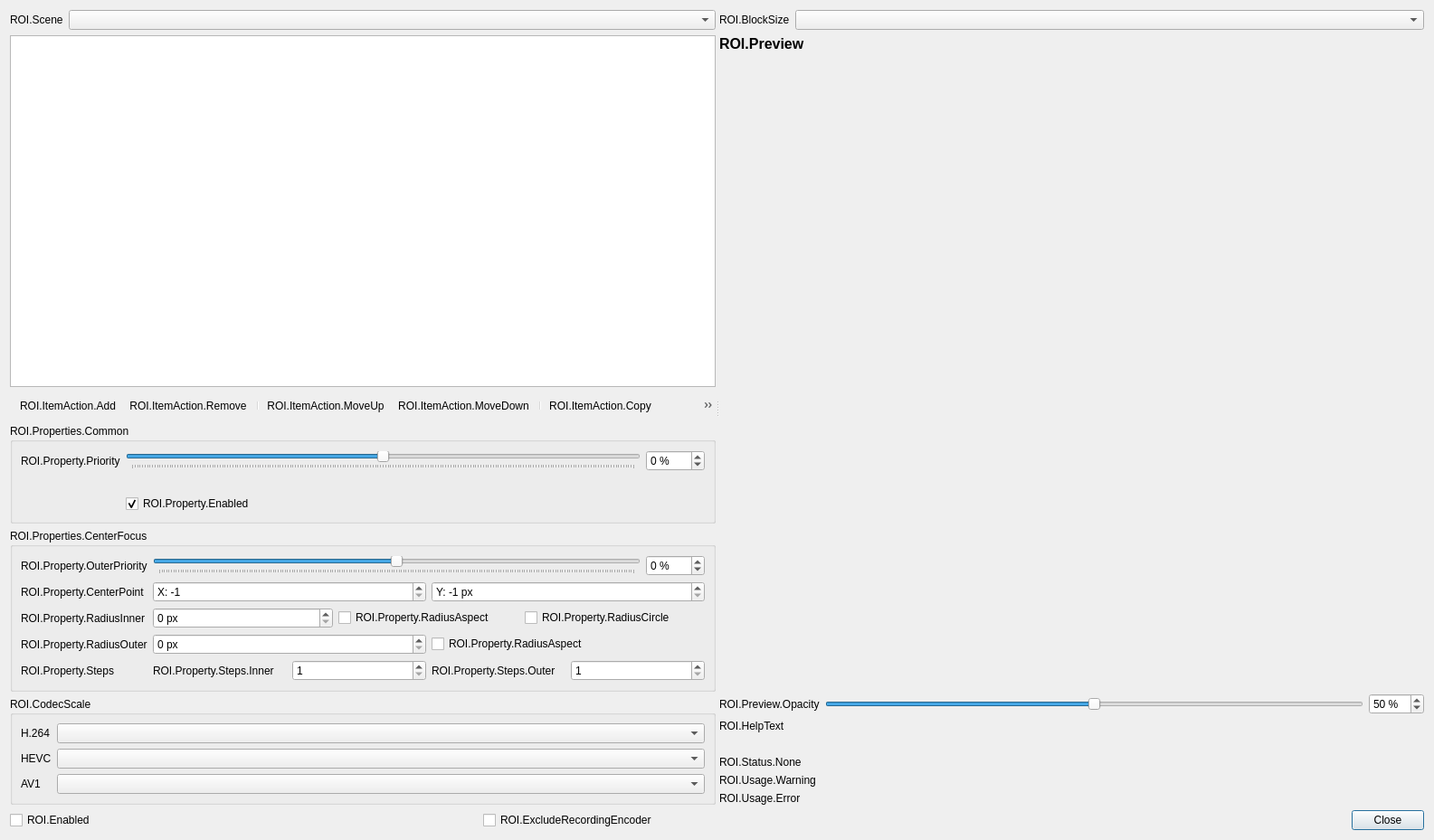
<?xml version="1.0" encoding="UTF-8"?>
<ui version="4.0">
 <class>ROIEditor</class>
 <widget class="QDialog" name="ROIEditor">
  <property name="geometry">
   <rect>
    <x>0</x>
    <y>0</y>
    <width>1585</width>
    <height>929</height>
   </rect>
  </property>
  <property name="windowTitle">
   <string>ROIEditor</string>
  </property>
  <layout class="QVBoxLayout" name="verticalLayout">
   <item>
    <widget class="QSplitter" name="splitter">
     <property name="sizePolicy">
      <sizepolicy hsizetype="Expanding" vsizetype="Expanding">
       <horstretch>0</horstretch>
       <verstretch>1</verstretch>
      </sizepolicy>
     </property>
     <property name="orientation">
      <enum>Qt::Orientation::Horizontal</enum>
     </property>
     <widget class="QWidget" name="layoutWidget">
      <layout class="QVBoxLayout" name="editLayout">
       <item>
        <layout class="QHBoxLayout" name="horizontalLayout_3">
         <item>
          <widget class="QLabel" name="label">
           <property name="sizePolicy">
            <sizepolicy hsizetype="Preferred" vsizetype="Preferred">
             <horstretch>0</horstretch>
             <verstretch>0</verstretch>
            </sizepolicy>
           </property>
           <property name="text">
            <string>ROI.Scene</string>
           </property>
           <property name="buddy">
            <cstring>sceneSelect</cstring>
           </property>
          </widget>
         </item>
         <item>
          <widget class="QComboBox" name="sceneSelect">
           <property name="toolTip">
            <string>ROI.Tooltip.Scene</string>
           </property>
           <property name="sizePolicy">
            <sizepolicy hsizetype="MinimumExpanding" vsizetype="Fixed">
             <horstretch>0</horstretch>
             <verstretch>0</verstretch>
            </sizepolicy>
           </property>
          </widget>
         </item>
        </layout>
       </item>
       <item>
        <widget class="QListWidget" name="roiList">
         <property name="toolTip">
          <string>ROI.Tooltip.RegionList</string>
         </property>
         <property name="sizePolicy">
          <sizepolicy hsizetype="Expanding" vsizetype="Expanding">
           <horstretch>0</horstretch>
           <verstretch>2</verstretch>
          </sizepolicy>
         </property>
        </widget>
       </item>
       <item>
        <widget class="QToolBar" name="roiListToolbar">
         <property name="iconSize">
          <size>
           <width>16</width>
           <height>16</height>
          </size>
         </property>
         <property name="floatable">
          <bool>false</bool>
         </property>
         <addaction name="actionAddRoi"/>
         <addaction name="actionRemoveRoi"/>
         <addaction name="separator"/>
         <addaction name="actionRoiUp"/>
         <addaction name="actionRoiDown"/>
         <addaction name="separator"/>
         <addaction name="actionCopyRegions"/>
         <addaction name="actionImportRegions"/>
         <addaction name="actionExportRegions"/>
        </widget>
       </item>
       <item>
        <widget class="QGroupBox" name="roiCommonPropertiesGroupBox">
         <property name="title">
          <string>ROI.Properties.Common</string>
         </property>
         <layout class="QFormLayout" name="formLayout_3">
          <item row="0" column="0">
           <widget class="QLabel" name="roiPropPriorityLabel">
            <property name="text">
             <string>ROI.Property.Priority</string>
            </property>
            <property name="buddy">
             <cstring>roiPropPrioritySlider</cstring>
            </property>
           </widget>
          </item>
          <item row="0" column="1">
           <layout class="QHBoxLayout" name="horizontalLayout_7">
            <item>
             <widget class="QSlider" name="roiPropPrioritySlider">
              <property name="toolTip">
               <string>ROI.Tooltip.Priority</string>
              </property>
              <property name="minimum">
               <number>-100</number>
              </property>
              <property name="maximum">
               <number>100</number>
              </property>
              <property name="tracking">
               <bool>true</bool>
              </property>
              <property name="orientation">
               <enum>Qt::Orientation::Horizontal</enum>
              </property>
              <property name="tickPosition">
               <enum>QSlider::TickPosition::TicksBelow</enum>
              </property>
             </widget>
            </item>
            <item>
             <widget class="QSpinBox" name="roiPropPrioritySpinbox">
              <property name="toolTip">
               <string>ROI.Tooltip.Priority</string>
              </property>
              <property name="suffix">
               <string notr="true"> %</string>
              </property>
              <property name="minimum">
               <number>-100</number>
              </property>
              <property name="maximum">
               <number>100</number>
              </property>
             </widget>
            </item>
           </layout>
          </item>
          <item row="1" column="1">
           <widget class="QLabel" name="roiPropPriorityHint">
            <property name="sizePolicy">
             <sizepolicy hsizetype="Ignored" vsizetype="Preferred">
              <horstretch>0</horstretch>
              <verstretch>0</verstretch>
             </sizepolicy>
            </property>
            <property name="toolTip">
             <string>ROI.Tooltip.PriorityHint</string>
            </property>
            <property name="text">
             <string/>
            </property>
            <property name="wordWrap">
             <bool>true</bool>
            </property>
           </widget>
          </item>
          <item row="2" column="1">
           <widget class="QCheckBox" name="roiPropEnabled">
            <property name="toolTip">
             <string>ROI.Tooltip.RegionEnabled</string>
            </property>
            <property name="text">
             <string>ROI.Property.Enabled</string>
            </property>
            <property name="checked">
             <bool>true</bool>
            </property>
           </widget>
          </item>
         </layout>
        </widget>
       </item>
       <item>
        <widget class="QStackedWidget" name="roiPropertiesStack">
         <property name="sizePolicy">
          <sizepolicy hsizetype="Preferred" vsizetype="Preferred">
           <horstretch>0</horstretch>
           <verstretch>0</verstretch>
          </sizepolicy>
         </property>
         <property name="currentIndex">
          <number>1</number>
         </property>
         <widget class="QGroupBox" name="roiSceneItemPropertiesGroupBox">
          <property name="title">
           <string>ROI.Properties.SceneItem</string>
          </property>
          <layout class="QFormLayout" name="formLayout_4">
           <item row="0" column="0">
            <widget class="QLabel" name="roiPropSceneItemLabel">
             <property name="text">
              <string>ROI.Property.SceneItem</string>
             </property>
             <property name="buddy">
              <cstring>roiPropSceneItem</cstring>
             </property>
            </widget>
           </item>
           <item row="0" column="1">
            <widget class="QComboBox" name="roiPropSceneItem">
             <property name="toolTip">
              <string>ROI.Tooltip.SceneItem</string>
             </property>
             <property name="placeholderText">
              <string>ROI.Property.SceneItem.NoSelection</string>
             </property>
            </widget>
           </item>
           <item row="1" column="0">
            <widget class="QLabel" name="label_8">
             <property name="text">
              <string>ROI.Property.Smoothing</string>
             </property>
             <property name="buddy">
              <cstring>roiPropSceneItemSmoothing</cstring>
             </property>
            </widget>
           </item>
           <item row="1" column="1">
            <layout class="QHBoxLayout" name="horizontalLayout_15">
             <item>
              <widget class="QComboBox" name="roiPropSceneItemSmoothing">
               <property name="toolTip">
                <string>ROI.Tooltip.Smoothing</string>
               </property>
              </widget>
             </item>
             <item>
              <widget class="QSpinBox" name="roiPropSceneItemSmoothingSteps">
               <property name="toolTip">
                <string>ROI.Tooltip.SmoothingSteps</string>
               </property>
               <property name="suffix">
                <string>ROI.Property.Smoothing.StepsSuffix</string>
               </property>
               <property name="minimum">
                <number>1</number>
               </property>
               <property name="maximum">
                <number>100</number>
               </property>
              </widget>
             </item>
            </layout>
           </item>
           <item row="2" column="0">
            <widget class="QLabel" name="label_9">
             <property name="text">
              <string>ROI.Property.Smoothing.Priority</string>
             </property>
             <property name="buddy">
              <cstring>roiPropSceneItemSmoothingPriority</cstring>
             </property>
            </widget>
           </item>
           <item row="2" column="1">
            <layout class="QHBoxLayout" name="horizontalLayout_16">
             <item>
              <widget class="QSlider" name="roiPropSceneItemSmoothingPriority">
               <property name="toolTip">
                <string>ROI.Tooltip.SmoothingPriority</string>
               </property>
               <property name="minimum">
                <number>-100</number>
               </property>
               <property name="maximum">
                <number>100</number>
               </property>
               <property name="orientation">
                <enum>Qt::Orientation::Horizontal</enum>
               </property>
              </widget>
             </item>
             <item>
              <widget class="QSpinBox" name="roiPropSceneItemSmoothingPrioritySb">
               <property name="toolTip">
                <string>ROI.Tooltip.SmoothingPriority</string>
               </property>
               <property name="suffix">
                <string> %</string>
               </property>
               <property name="minimum">
                <number>-100</number>
               </property>
               <property name="maximum">
                <number>100</number>
               </property>
              </widget>
             </item>
            </layout>
           </item>
           <item row="3" column="0">
            <widget class="QLabel" name="roiPropSceneItemPaddingLabel">
             <property name="text">
              <string>ROI.Property.Padding</string>
             </property>
             <property name="buddy">
              <cstring>roiPropSceneItemPadding</cstring>
             </property>
            </widget>
           </item>
           <item row="3" column="1">
            <widget class="QSpinBox" name="roiPropSceneItemPadding">
             <property name="toolTip">
              <string>ROI.Tooltip.Padding</string>
             </property>
             <property name="suffix">
              <string> px</string>
             </property>
             <property name="minimum">
              <number>-512</number>
             </property>
             <property name="maximum">
              <number>1024</number>
             </property>
            </widget>
           </item>
          </layout>
         </widget>
         <widget class="QGroupBox" name="roiCenterFocusPropertiesGroupBox">
          <property name="title">
           <string>ROI.Properties.CenterFocus</string>
          </property>
          <layout class="QFormLayout" name="formLayout_5">
           <item row="0" column="0">
            <widget class="QLabel" name="roiPropOuterPriorityLabel">
             <property name="text">
              <string>ROI.Property.OuterPriority</string>
             </property>
             <property name="buddy">
              <cstring>roiPropOuterPrioritySlider</cstring>
             </property>
            </widget>
           </item>
           <item row="0" column="1">
            <layout class="QHBoxLayout" name="horizontalLayout_8">
             <item>
              <widget class="QSlider" name="roiPropOuterPrioritySlider">
               <property name="toolTip">
                <string>ROI.Tooltip.OuterPriority</string>
               </property>
               <property name="minimum">
                <number>-100</number>
               </property>
               <property name="maximum">
                <number>100</number>
               </property>
               <property name="tracking">
                <bool>true</bool>
               </property>
               <property name="orientation">
                <enum>Qt::Orientation::Horizontal</enum>
               </property>
               <property name="tickPosition">
                <enum>QSlider::TickPosition::TicksBelow</enum>
               </property>
              </widget>
             </item>
             <item>
              <widget class="QSpinBox" name="roiPropOuterPrioritySpinbox">
               <property name="suffix">
                <string notr="true"> %</string>
               </property>
               <property name="minimum">
                <number>-100</number>
               </property>
               <property name="maximum">
                <number>100</number>
               </property>
              </widget>
             </item>
            </layout>
           </item>
           <item row="2" column="0">
            <widget class="QLabel" name="roiPropRadiusInnerLabel">
             <property name="text">
              <string>ROI.Property.RadiusInner</string>
             </property>
             <property name="buddy">
              <cstring>roiPropRadiusInnerSb</cstring>
             </property>
            </widget>
           </item>
           <item row="2" column="1">
            <layout class="QHBoxLayout" name="horizontalLayout_9">
             <item>
              <widget class="QSpinBox" name="roiPropRadiusInnerSb">
               <property name="toolTip">
                <string>ROI.Tooltip.RadiusInner</string>
               </property>
               <property name="suffix">
                <string> px</string>
               </property>
               <property name="maximum">
                <number>16384</number>
               </property>
              </widget>
             </item>
             <item>
              <widget class="QCheckBox" name="roiPropRadiusInnerAspect">
               <property name="text">
                <string>ROI.Property.RadiusAspect</string>
               </property>
              </widget>
             </item>
             <item>
              <widget class="QCheckBox" name="roiPropRadiusInnerCircle">
               <property name="text">
                <string>ROI.Property.RadiusCircle</string>
               </property>
              </widget>
             </item>
            </layout>
           </item>
           <item row="3" column="0">
            <widget class="QLabel" name="roiPropRadiusOuterLabel">
             <property name="text">
              <string>ROI.Property.RadiusOuter</string>
             </property>
             <property name="buddy">
              <cstring>roiPropRadiusOuterSb</cstring>
             </property>
            </widget>
           </item>
           <item row="3" column="1">
            <layout class="QHBoxLayout" name="horizontalLayout_10">
             <item>
              <widget class="QSpinBox" name="roiPropRadiusOuterSb">
               <property name="toolTip">
                <string>ROI.Tooltip.RadiusOuter</string>
               </property>
               <property name="suffix">
                <string> px</string>
               </property>
               <property name="maximum">
                <number>16384</number>
               </property>
              </widget>
             </item>
             <item>
              <widget class="QCheckBox" name="roiPropRadiusOuterAspect">
               <property name="text">
                <string>ROI.Property.RadiusAspect</string>
               </property>
              </widget>
             </item>
            </layout>
           </item>
           <item row="4" column="0">
            <widget class="QLabel" name="roiPropStepsLabel">
             <property name="text">
              <string>ROI.Property.Steps</string>
             </property>
             <property name="buddy">
              <cstring>roiPropStepsInnerSb</cstring>
             </property>
            </widget>
           </item>
           <item row="4" column="1">
            <layout class="QHBoxLayout" name="horizontalLayout_11">
             <item>
              <widget class="QLabel" name="roiPropStepsInnerLabel">
               <property name="text">
                <string>ROI.Property.Steps.Inner</string>
               </property>
              </widget>
             </item>
             <item>
              <widget class="QSpinBox" name="roiPropStepsInnerSb">
               <property name="minimum">
                <number>1</number>
               </property>
               <property name="maximum">
                <number>100</number>
               </property>
              </widget>
             </item>
             <item>
              <widget class="QLabel" name="roiPropStepsOuterLabel">
               <property name="text">
                <string>ROI.Property.Steps.Outer</string>
               </property>
              </widget>
             </item>
             <item>
              <widget class="QSpinBox" name="roiPropStepsOuterSb">
               <property name="minimum">
                <number>1</number>
               </property>
               <property name="maximum">
                <number>100</number>
               </property>
              </widget>
             </item>
            </layout>
           </item>
           <item row="1" column="0">
            <widget class="QLabel" name="roiPropCenterPointLabel">
             <property name="text">
              <string>ROI.Property.CenterPoint</string>
             </property>
             <property name="buddy">
              <cstring>roiPropCenterPosX</cstring>
             </property>
            </widget>
           </item>
           <item row="1" column="1">
            <layout class="QHBoxLayout" name="horizontalLayout_12">
             <item>
              <widget class="QSpinBox" name="roiPropCenterPosX">
               <property name="prefix">
                <string>X: </string>
               </property>
               <property name="minimum">
                <number>-1</number>
               </property>
               <property name="maximum">
                <number>16384</number>
               </property>
               <property name="value">
                <number>-1</number>
               </property>
              </widget>
             </item>
             <item>
              <widget class="QSpinBox" name="roiPropCenterPosY">
               <property name="suffix">
                <string> px</string>
               </property>
               <property name="prefix">
                <string>Y: </string>
               </property>
               <property name="minimum">
                <number>-1</number>
               </property>
               <property name="maximum">
                <number>16384</number>
               </property>
               <property name="value">
                <number>-1</number>
               </property>
              </widget>
             </item>
            </layout>
           </item>
          </layout>
         </widget>
         <widget class="QGroupBox" name="roiManualPropertiesGroupBox">
          <property name="title">
           <string>ROI.Properties.Manual</string>
          </property>
          <layout class="QFormLayout" name="formLayout_2">
           <item row="0" column="0">
            <widget class="QLabel" name="roiPropSizeLabel">
             <property name="text">
              <string>ROI.Property.Size</string>
             </property>
             <property name="buddy">
              <cstring>roiPropSizeX</cstring>
             </property>
            </widget>
           </item>
           <item row="0" column="1">
            <layout class="QHBoxLayout" name="horizontalLayout_5">
             <item>
              <widget class="QSpinBox" name="roiPropSizeX">
               <property name="suffix">
                <string> px</string>
               </property>
               <property name="prefix">
                <string>ROI.Property.Size.X.Prefix</string>
               </property>
               <property name="minimum">
                <number>16</number>
               </property>
               <property name="maximum">
                <number>16384</number>
               </property>
              </widget>
             </item>
             <item>
              <widget class="QSpinBox" name="roiPropSizeY">
               <property name="suffix">
                <string> px</string>
               </property>
               <property name="prefix">
                <string>ROI.Property.Size.Y.Prefix</string>
               </property>
               <property name="minimum">
                <number>16</number>
               </property>
               <property name="maximum">
                <number>16384</number>
               </property>
              </widget>
             </item>
            </layout>
           </item>
           <item row="1" column="0">
            <widget class="QLabel" name="roiPropPosLabel">
             <property name="text">
              <string>ROI.Property.Position</string>
             </property>
             <property name="buddy">
              <cstring>roiPropPosX</cstring>
             </property>
            </widget>
           </item>
           <item row="1" column="1">
            <layout class="QHBoxLayout" name="horizontalLayout_6">
             <item>
              <widget class="QSpinBox" name="roiPropPosX">
               <property name="suffix">
                <string> px</string>
               </property>
               <property name="prefix">
                <string>X: </string>
               </property>
               <property name="maximum">
                <number>16384</number>
               </property>
              </widget>
             </item>
             <item>
              <widget class="QSpinBox" name="roiPropPosY">
               <property name="suffix">
                <string> px</string>
               </property>
               <property name="prefix">
                <string>Y: </string>
               </property>
               <property name="maximum">
                <number>16384</number>
               </property>
              </widget>
             </item>
            </layout>
           </item>
           <item row="2" column="0">
            <widget class="QLabel" name="label_6">
             <property name="text">
              <string>ROI.Property.Smoothing</string>
             </property>
             <property name="buddy">
              <cstring>roiPropManualSmoothing</cstring>
             </property>
            </widget>
           </item>
           <item row="2" column="1">
            <layout class="QHBoxLayout" name="horizontalLayout_13">
             <item>
              <widget class="QComboBox" name="roiPropManualSmoothing">
               <property name="toolTip">
                <string>ROI.Tooltip.Smoothing</string>
               </property>
              </widget>
             </item>
             <item>
              <widget class="QSpinBox" name="roiPropManualSmoothingSteps">
               <property name="toolTip">
                <string>ROI.Tooltip.SmoothingSteps</string>
               </property>
               <property name="suffix">
                <string>ROI.Property.Smoothing.StepsSuffix</string>
               </property>
               <property name="minimum">
                <number>1</number>
               </property>
               <property name="maximum">
                <number>100</number>
               </property>
              </widget>
             </item>
            </layout>
           </item>
           <item row="3" column="0">
            <widget class="QLabel" name="label_7">
             <property name="text">
              <string>ROI.Property.Smoothing.Priority</string>
             </property>
             <property name="buddy">
              <cstring>roiPropManualSmoothingPriority</cstring>
             </property>
            </widget>
           </item>
           <item row="3" column="1">
            <layout class="QHBoxLayout" name="horizontalLayout_14">
             <item>
              <widget class="QSlider" name="roiPropManualSmoothingPriority">
               <property name="toolTip">
                <string>ROI.Tooltip.SmoothingPriority</string>
               </property>
               <property name="minimum">
                <number>-100</number>
               </property>
               <property name="maximum">
                <number>100</number>
               </property>
               <property name="orientation">
                <enum>Qt::Orientation::Horizontal</enum>
               </property>
              </widget>
             </item>
             <item>
              <widget class="QSpinBox" name="roiPropManualSmoothingPrioritySb">
               <property name="suffix">
                <string> %</string>
               </property>
               <property name="minimum">
                <number>-100</number>
               </property>
               <property name="maximum">
                <number>100</number>
               </property>
              </widget>
             </item>
            </layout>
           </item>
          </layout>
         </widget>
        </widget>
       </item>
       <item>
        <widget class="QGroupBox" name="roiCodecScaleGroupBox">
         <property name="title">
          <string>ROI.CodecScale</string>
         </property>
         <property name="toolTip">
          <string>ROI.Tooltip.CodecScale</string>
         </property>
         <layout class="QFormLayout" name="codecScaleLayout">
          <item row="0" column="0">
           <widget class="QLabel" name="codecScaleH264Label">
            <property name="text">
             <string notr="true">H.264</string>
            </property>
            <property name="buddy">
             <cstring>roiCodecScaleH264</cstring>
            </property>
           </widget>
          </item>
          <item row="0" column="1">
           <widget class="QComboBox" name="roiCodecScaleH264">
            <property name="toolTip">
             <string>ROI.Tooltip.CodecScale</string>
            </property>
           </widget>
          </item>
          <item row="1" column="0">
           <widget class="QLabel" name="codecScaleHEVCLabel">
            <property name="text">
             <string notr="true">HEVC</string>
            </property>
            <property name="buddy">
             <cstring>roiCodecScaleHEVC</cstring>
            </property>
           </widget>
          </item>
          <item row="1" column="1">
           <widget class="QComboBox" name="roiCodecScaleHEVC">
            <property name="toolTip">
             <string>ROI.Tooltip.CodecScale</string>
            </property>
           </widget>
          </item>
          <item row="2" column="0">
           <widget class="QLabel" name="codecScaleAV1Label">
            <property name="text">
             <string notr="true">AV1</string>
            </property>
            <property name="buddy">
             <cstring>roiCodecScaleAV1</cstring>
            </property>
           </widget>
          </item>
          <item row="2" column="1">
           <widget class="QComboBox" name="roiCodecScaleAV1">
            <property name="toolTip">
             <string>ROI.Tooltip.CodecScale</string>
            </property>
           </widget>
          </item>
         </layout>
        </widget>
       </item>
      </layout>
     </widget>
     <widget class="QWidget" name="layoutWidget_2">
      <layout class="QVBoxLayout" name="previewLayout">
       <item>
        <layout class="QHBoxLayout" name="horizontalLayout_4">
         <item>
          <widget class="QLabel" name="label_2">
           <property name="sizePolicy">
            <sizepolicy hsizetype="Preferred" vsizetype="Preferred">
             <horstretch>0</horstretch>
             <verstretch>0</verstretch>
            </sizepolicy>
           </property>
           <property name="text">
            <string>ROI.BlockSize</string>
           </property>
           <property name="buddy">
            <cstring>roiBlockSize</cstring>
           </property>
          </widget>
         </item>
         <item>
          <widget class="QComboBox" name="roiBlockSize">
           <property name="toolTip">
            <string>ROI.Tooltip.BlockSize</string>
           </property>
           <property name="sizePolicy">
            <sizepolicy hsizetype="MinimumExpanding" vsizetype="Fixed">
             <horstretch>0</horstretch>
             <verstretch>0</verstretch>
            </sizepolicy>
           </property>
          </widget>
         </item>
        </layout>
       </item>
       <item>
        <widget class="QLabel" name="label_4">
         <property name="font">
          <font>
           <pointsize>12</pointsize>
           <bold>true</bold>
          </font>
         </property>
         <property name="text">
          <string>ROI.Preview</string>
         </property>
        </widget>
       </item>
       <item>
        <widget class="OBSQTDisplay" name="preview" native="true">
         <property name="toolTip">
          <string>ROI.Tooltip.Preview</string>
         </property>
         <property name="sizePolicy">
          <sizepolicy hsizetype="Expanding" vsizetype="Expanding">
           <horstretch>0</horstretch>
           <verstretch>1</verstretch>
          </sizepolicy>
         </property>
         <property name="minimumSize">
          <size>
           <width>640</width>
           <height>0</height>
          </size>
         </property>
        </widget>
       </item>
       <item>
        <layout class="QHBoxLayout" name="horizontalLayout">
         <item>
          <widget class="QLabel" name="label_5">
           <property name="text">
            <string>ROI.Preview.Opacity</string>
           </property>
          </widget>
         </item>
         <item>
          <widget class="QSlider" name="previewOpacity">
           <property name="toolTip">
            <string>ROI.Tooltip.Opacity</string>
           </property>
           <property name="maximum">
            <number>100</number>
           </property>
           <property name="value">
            <number>50</number>
           </property>
           <property name="orientation">
            <enum>Qt::Orientation::Horizontal</enum>
           </property>
          </widget>
         </item>
         <item>
          <widget class="QSpinBox" name="previewOpacitySb">
           <property name="suffix">
            <string notr="true"> %</string>
           </property>
           <property name="maximum">
            <number>100</number>
           </property>
           <property name="value">
            <number>50</number>
           </property>
          </widget>
         </item>
        </layout>
       </item>
       <item>
        <widget class="QLabel" name="label_3">
         <property name="text">
          <string>ROI.HelpText</string>
         </property>
         <property name="textFormat">
          <enum>Qt::TextFormat::RichText</enum>
         </property>
         <property name="wordWrap">
          <bool>true</bool>
         </property>
        </widget>
       </item>
       <item>
        <widget class="QLabel" name="roiUsageLabel">
         <property name="text">
          <string/>
         </property>
        </widget>
       </item>
       <item>
        <widget class="QLabel" name="roiStatusLabel">
         <property name="sizePolicy">
          <sizepolicy hsizetype="Ignored" vsizetype="Preferred">
           <horstretch>0</horstretch>
           <verstretch>0</verstretch>
          </sizepolicy>
         </property>
         <property name="toolTip">
          <string>ROI.Tooltip.Status</string>
         </property>
         <property name="text">
          <string>ROI.Status.None</string>
         </property>
         <property name="wordWrap">
          <bool>true</bool>
         </property>
        </widget>
       </item>
       <item>
        <widget class="QLabel" name="roiWarningLabel">
         <property name="text">
          <string>ROI.Usage.Warning</string>
         </property>
        </widget>
       </item>
       <item>
        <widget class="QLabel" name="roiErrorLabel">
         <property name="text">
          <string>ROI.Usage.Error</string>
         </property>
        </widget>
       </item>
      </layout>
     </widget>
    </widget>
   </item>
   <item>
    <layout class="QHBoxLayout" name="horizontalLayout_2">
     <item>
      <widget class="QCheckBox" name="enableRoi">
       <property name="toolTip">
        <string>ROI.Tooltip.Enable</string>
       </property>
       <property name="text">
        <string>ROI.Enabled</string>
       </property>
      </widget>
     </item>
     <item>
      <widget class="QCheckBox" name="excludeRecordings">
       <property name="toolTip">
        <string>ROI.Tooltip.ExcludeRecording</string>
       </property>
       <property name="text">
        <string>ROI.ExcludeRecordingEncoder</string>
       </property>
      </widget>
     </item>
     <item alignment="Qt::AlignmentFlag::AlignRight">
      <widget class="QPushButton" name="close">
       <property name="text">
        <string>Close</string>
       </property>
      </widget>
     </item>
    </layout>
   </item>
  </layout>
  <action name="actionAddRoi">
   <property name="icon">
    <iconset>
     <normaloff>:/res/images/plus.svg</normaloff>:/res/images/plus.svg</iconset>
   </property>
   <property name="text">
    <string>ROI.ItemAction.Add</string>
   </property>
   <property name="themeID" stdset="0">
    <string notr="true">addIconSmall</string>
   </property>
  </action>
  <action name="actionRemoveRoi">
   <property name="icon">
    <iconset>
     <normaloff>:/res/images/minus.svg</normaloff>:/res/images/minus.svg</iconset>
   </property>
   <property name="text">
    <string>ROI.ItemAction.Remove</string>
   </property>
   <property name="shortcut">
    <string>Del</string>
   </property>
   <property name="shortcutContext">
    <enum>Qt::ShortcutContext::WindowShortcut</enum>
   </property>
   <property name="themeID" stdset="0">
    <string notr="true">removeIconSmall</string>
   </property>
  </action>
  <action name="actionRoiUp">
   <property name="icon">
    <iconset>
     <normaloff>:/res/images/up.svg</normaloff>:/res/images/up.svg</iconset>
   </property>
   <property name="text">
    <string>ROI.ItemAction.MoveUp</string>
   </property>
   <property name="themeID" stdset="0">
    <string notr="true">upArrowIconSmall</string>
   </property>
  </action>
  <action name="actionRoiDown">
   <property name="icon">
    <iconset>
     <normaloff>:/res/images/down.svg</normaloff>:/res/images/down.svg</iconset>
   </property>
   <property name="text">
    <string>ROI.ItemAction.MoveDown</string>
   </property>
   <property name="themeID" stdset="0">
    <string notr="true">downArrowIconSmall</string>
   </property>
  </action>
  <action name="actionCopyRegions">
   <property name="text">
    <string>ROI.ItemAction.Copy</string>
   </property>
   <property name="toolTip">
    <string>ROI.Tooltip.Copy</string>
   </property>
  </action>
  <action name="actionImportRegions">
   <property name="text">
    <string>ROI.ItemAction.Import</string>
   </property>
   <property name="toolTip">
    <string>ROI.Tooltip.Import</string>
   </property>
  </action>
  <action name="actionExportRegions">
   <property name="text">
    <string>ROI.ItemAction.Export</string>
   </property>
   <property name="toolTip">
    <string>ROI.Tooltip.Export</string>
   </property>
  </action>
 </widget>
 <customwidgets>
  <customwidget>
   <class>OBSQTDisplay</class>
   <extends>QWidget</extends>
   <header>external/qt-display.hpp</header>
   <container>1</container>
  </customwidget>
 </customwidgets>
 <resources/>
 <connections>
  <connection>
   <sender>roiPropPrioritySlider</sender>
   <signal>valueChanged(int)</signal>
   <receiver>roiPropPrioritySpinbox</receiver>
   <slot>setValue(int)</slot>
   <hints>
    <hint type="sourcelabel">
     <x>349</x>
     <y>531</y>
    </hint>
    <hint type="destinationlabel">
     <x>581</x>
     <y>531</y>
    </hint>
   </hints>
  </connection>
  <connection>
   <sender>roiPropPrioritySpinbox</sender>
   <signal>valueChanged(int)</signal>
   <receiver>roiPropPrioritySlider</receiver>
   <slot>setValue(int)</slot>
   <hints>
    <hint type="sourcelabel">
     <x>581</x>
     <y>531</y>
    </hint>
    <hint type="destinationlabel">
     <x>349</x>
     <y>531</y>
    </hint>
   </hints>
  </connection>
  <connection>
   <sender>roiPropOuterPrioritySlider</sender>
   <signal>valueChanged(int)</signal>
   <receiver>roiPropOuterPrioritySpinbox</receiver>
   <slot>setValue(int)</slot>
   <hints>
    <hint type="sourcelabel">
     <x>356</x>
     <y>539</y>
    </hint>
    <hint type="destinationlabel">
     <x>581</x>
     <y>538</y>
    </hint>
   </hints>
  </connection>
  <connection>
   <sender>roiPropOuterPrioritySpinbox</sender>
   <signal>valueChanged(int)</signal>
   <receiver>roiPropOuterPrioritySlider</receiver>
   <slot>setValue(int)</slot>
   <hints>
    <hint type="sourcelabel">
     <x>581</x>
     <y>538</y>
    </hint>
    <hint type="destinationlabel">
     <x>356</x>
     <y>539</y>
    </hint>
   </hints>
  </connection>
  <connection>
   <sender>previewOpacity</sender>
   <signal>valueChanged(int)</signal>
   <receiver>previewOpacitySb</receiver>
   <slot>setValue(int)</slot>
   <hints>
    <hint type="sourcelabel">
     <x>946</x>
     <y>539</y>
    </hint>
    <hint type="destinationlabel">
     <x>1211</x>
     <y>539</y>
    </hint>
   </hints>
  </connection>
  <connection>
   <sender>previewOpacitySb</sender>
   <signal>valueChanged(int)</signal>
   <receiver>previewOpacity</receiver>
   <slot>setValue(int)</slot>
   <hints>
    <hint type="sourcelabel">
     <x>1211</x>
     <y>539</y>
    </hint>
    <hint type="destinationlabel">
     <x>946</x>
     <y>539</y>
    </hint>
   </hints>
  </connection>
  <connection>
   <sender>roiPropManualSmoothingPriority</sender>
   <signal>valueChanged(int)</signal>
   <receiver>roiPropManualSmoothingPrioritySb</receiver>
   <slot>setValue(int)</slot>
   <hints>
    <hint type="sourcelabel">
     <x>352</x>
     <y>494</y>
    </hint>
    <hint type="destinationlabel">
     <x>545</x>
     <y>494</y>
    </hint>
   </hints>
  </connection>
  <connection>
   <sender>roiPropManualSmoothingPrioritySb</sender>
   <signal>valueChanged(int)</signal>
   <receiver>roiPropManualSmoothingPriority</receiver>
   <slot>setValue(int)</slot>
   <hints>
    <hint type="sourcelabel">
     <x>545</x>
     <y>494</y>
    </hint>
    <hint type="destinationlabel">
     <x>352</x>
     <y>494</y>
    </hint>
   </hints>
  </connection>
  <connection>
   <sender>roiPropSceneItemSmoothingPriority</sender>
   <signal>valueChanged(int)</signal>
   <receiver>roiPropManualSmoothingPriority</receiver>
   <slot>setValue(int)</slot>
   <hints>
    <hint type="sourcelabel">
     <x>372</x>
     <y>462</y>
    </hint>
    <hint type="destinationlabel">
     <x>372</x>
     <y>494</y>
    </hint>
   </hints>
  </connection>
  <connection>
   <sender>roiPropManualSmoothingPriority</sender>
   <signal>valueChanged(int)</signal>
   <receiver>roiPropSceneItemSmoothingPriority</receiver>
   <slot>setValue(int)</slot>
   <hints>
    <hint type="sourcelabel">
     <x>372</x>
     <y>494</y>
    </hint>
    <hint type="destinationlabel">
     <x>372</x>
     <y>462</y>
    </hint>
   </hints>
  </connection>
  <connection>
   <sender>roiPropSceneItemSmoothingPrioritySb</sender>
   <signal>valueChanged(int)</signal>
   <receiver>roiPropManualSmoothingPriority</receiver>
   <slot>setValue(int)</slot>
   <hints>
    <hint type="sourcelabel">
     <x>582</x>
     <y>462</y>
    </hint>
    <hint type="destinationlabel">
     <x>372</x>
     <y>494</y>
    </hint>
   </hints>
  </connection>
  <connection>
   <sender>roiPropManualSmoothingPriority</sender>
   <signal>valueChanged(int)</signal>
   <receiver>roiPropSceneItemSmoothingPrioritySb</receiver>
   <slot>setValue(int)</slot>
   <hints>
    <hint type="sourcelabel">
     <x>372</x>
     <y>494</y>
    </hint>
    <hint type="destinationlabel">
     <x>582</x>
     <y>462</y>
    </hint>
   </hints>
  </connection>
  <connection>
   <sender>roiPropSceneItemSmoothingSteps</sender>
   <signal>valueChanged(int)</signal>
   <receiver>roiPropManualSmoothingSteps</receiver>
   <slot>setValue(int)</slot>
   <hints>
    <hint type="sourcelabel">
     <x>496</x>
     <y>432</y>
    </hint>
    <hint type="destinationlabel">
     <x>496</x>
     <y>464</y>
    </hint>
   </hints>
  </connection>
  <connection>
   <sender>roiPropManualSmoothingSteps</sender>
   <signal>valueChanged(int)</signal>
   <receiver>roiPropSceneItemSmoothingSteps</receiver>
   <slot>setValue(int)</slot>
   <hints>
    <hint type="sourcelabel">
     <x>496</x>
     <y>464</y>
    </hint>
    <hint type="destinationlabel">
     <x>496</x>
     <y>432</y>
    </hint>
   </hints>
  </connection>
  <connection>
   <sender>roiPropManualSmoothing</sender>
   <signal>currentIndexChanged(int)</signal>
   <receiver>roiPropSceneItemSmoothing</receiver>
   <slot>setCurrentIndex(int)</slot>
   <hints>
    <hint type="sourcelabel">
     <x>286</x>
     <y>464</y>
    </hint>
    <hint type="destinationlabel">
     <x>286</x>
     <y>432</y>
    </hint>
   </hints>
  </connection>
  <connection>
   <sender>roiPropSceneItemSmoothing</sender>
   <signal>currentIndexChanged(int)</signal>
   <receiver>roiPropManualSmoothing</receiver>
   <slot>setCurrentIndex(int)</slot>
   <hints>
    <hint type="sourcelabel">
     <x>286</x>
     <y>432</y>
    </hint>
    <hint type="destinationlabel">
     <x>286</x>
     <y>464</y>
    </hint>
   </hints>
  </connection>
 </connections>
</ui>
